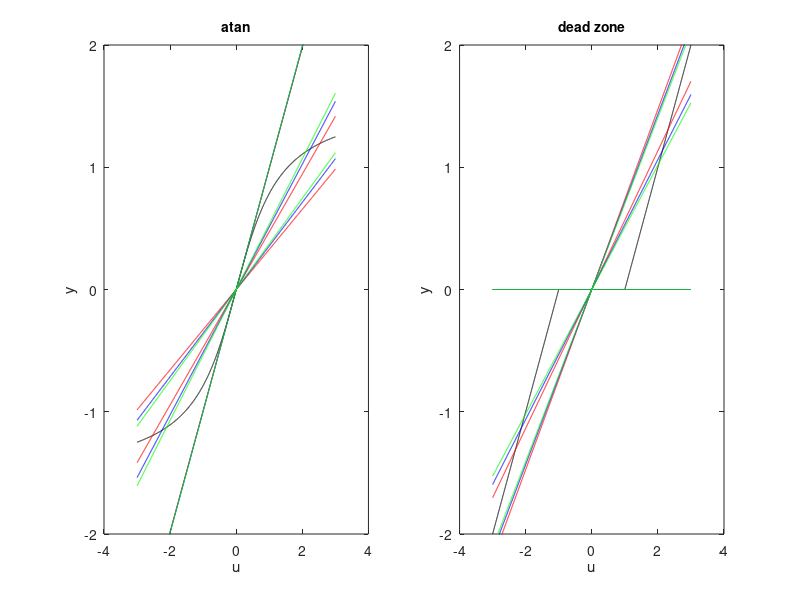

Here is the MATLAB script that generated this plot:
% Chapter 5 Exercise 83.a
% Influence of rms value and pdf on the BLA
% Copyright: 
% Johan Schoukens, Rik Pintelon, and Yves Rolain 
% Vrije Universiteit Brussels, Pleinlaan 2, 1050 Brussels, Belgium
%
% 7 December 2010

%%%%%%%%%%%%%%%%%%%%%%%%%%%%%%%%%%%%%%%%%%%%%%%%%%%%%%%%
%%%%%%%%%%%%%%%%%%%%%%%%%%%%%%%%%%%%%%%%%%%%%%%%%%%%%%%%
% Influence of the rms value and pdf on the best      %%
% linear approximation of a static nonlinear system   %%
%                                                     %%
% Illustrated on                                      %%
%   1. atan function                                  %%
%   2. function with dead zone                        %%
%                                                     %%
% for                                                 %%
%   1. zero mean white Gaussian noise                 %%
%   2. zero mean white uniform noise                  %%
%   3. zero mean sine distributed noise               %%
%                                                     %%
% Rik Pintelon and Johan Schoukens                    %% 
% March 22, 2007                                      %%
%                                                     %% 
%%%%%%%%%%%%%%%%%%%%%%%%%%%%%%%%%%%%%%%%%%%%%%%%%%%%%%%%
%%%%%%%%%%%%%%%%%%%%%%%%%%%%%%%%%%%%%%%%%%%%%%%%%%%%%%%%

close all;

%%%%%%%%%%%%%%%%%
% Input signals %
%%%%%%%%%%%%%%%%%

N = 400*10;                                             % number of data points
u = linspace(-3, 3, N).';                               % the points are linearly spaced in [-3, 3]
urms = [0.1, 1.8, 3];                                   % the different rms values
nrms = length(urms);                                    % number of rms values
ug = randn(N, 1) * urms;                                % zero mean white Gaussian noise
uu = ((rand(N, 1) - 0.5)*sqrt(12)) * urms;              % zero mean uniformly distributed noise
phi = rand(N, 1)*2*pi - pi;                             % argument sine wave uniformly distributed in [-pi, pi]
us = (sin(phi)*sqrt(2)) * urms;                         % sinewave with rms value urms


%%%%%%%%%%%%%%%%%%%%%%%%%%%%%%%%%%%%%%%%%%%%%%%%%%%%%%%%%%%%%%%%%%
% BLA atan function for different rms values and different pdf's %
%%%%%%%%%%%%%%%%%%%%%%%%%%%%%%%%%%%%%%%%%%%%%%%%%%%%%%%%%%%%%%%%%%

yatan = atan(u);                                                % the exact value
yatan_g = atan(ug);                                             % atan function for the gaussian inputs
yatan_u = atan(uu);                                             % atan function for the uniform inputs
yatan_s = atan(us);                                             % atan function for the sine inputs
BLA_atan_g = zeros(N, nrms);                                    % BLA for gaussian inputs calculated over the interval [-3, 3]
BLA_atan_u = zeros(N, nrms);                                    % BLA for uniform inputs calculated over the interval [-3, 3]
BLA_atan_s = zeros(N, nrms);                                    % BLA for sine inputs calculated over the interval [-3, 3]
Coeffatan_g = zeros(nrms, 1);
Coeffatan_u = zeros(nrms, 1);
Coeffatan_s = zeros(nrms, 1);
for ii = 1:nrms
    % gaussian noise
    Coeffatan_g(ii) = sum(yatan_g(:, ii).*ug(:,ii))./sum(ug(:,ii).^2);      % coefficients best linear approximation (BLA)
    BLA_atan_g(:, ii) = Coeffatan_g(ii)*u;                                  % value of the BLA over the interval [-3, 3]
    % uniform noise
    Coeffatan_u(ii) = sum(yatan_u(:, ii).*uu(:,ii))./sum(uu(:,ii).^2);      % coefficients best linear approximation (BLA)
    BLA_atan_u(:, ii) = Coeffatan_u(ii)*u;                                  % value of the BLA over the interval [-3, 3]
    % sinewave
    Coeffatan_s(ii,:) = sum(yatan_s(:, ii).*us(:,ii))./sum(us(:,ii).^2);    % coefficients best linear approximation (BLA)
    BLA_atan_s(:, ii) = Coeffatan_s(ii)*u;                                  % value of the BLA over the interval [-3, 3]
end % ii

% Plot the results
figure(1)
set(gcf, 'Position',[50 350 1200 400])
subplot(121)
plot(u, yatan,'k', u, BLA_atan_g, 'r', u, BLA_atan_u, 'b', u, BLA_atan_s, 'g')
axis([-4, 4, -2, 2])
xlabel('u');
ylabel('y');
title('atan', 'FontName','Helvetica LT Std', 'FontSize', 10);


%%%%%%%%%%%%%%%%%%%%%%%%%%%%%%%%%%%%%%%%%%%%%%%%%%%%%%%%%%%%%%%%%%%%%%%
% BLA dead zone function for different rms values and different pdf's %
%%%%%%%%%%%%%%%%%%%%%%%%%%%%%%%%%%%%%%%%%%%%%%%%%%%%%%%%%%%%%%%%%%%%%%%

bb = 1;
% the exact value
Zero_u = find(abs(u) <= bb);
Pos_u = find(u > bb);
Neg_u = find(u < -bb);
ydz = u;
ydz(Zero_u) = 0;
ydz(Pos_u) = u(Pos_u) - bb;
ydz(Neg_u) = u(Neg_u) + bb;

% the exact value for Gaussian inputs
[Zero_row_ug, Zero_column_ug] = find(abs(ug) <= bb);
[Pos_row_ug, Pos_column_ug] = find(ug > bb);
[Neg_row_ug, Neg_column_ug] = find(ug < -bb);
ydz_g = ug;
ydz_g(Zero_row_ug, Zero_column_ug) = 0;
ydz_g(Pos_row_ug, Pos_column_ug) = ug(Pos_row_ug, Pos_column_ug) - bb;
ydz_g(Neg_row_ug, Neg_column_ug) = ug(Neg_row_ug, Neg_column_ug) + bb;

% the exact value for uniform inputs
[Zero_row_uu, Zero_column_uu] = find(abs(uu) <= bb);
[Pos_row_uu, Pos_column_uu] = find(uu > bb);
[Neg_row_uu, Neg_column_uu] = find(uu < -bb);
ydz_u = uu;
ydz_u(Zero_row_uu, Zero_column_uu) = 0;
ydz_u(Pos_row_uu, Pos_column_uu) = uu(Pos_row_uu, Pos_column_uu) - bb;
ydz_u(Neg_row_uu, Neg_column_uu) = uu(Neg_row_uu, Neg_column_uu) + bb;

% the exact value for sine inputs
[Zero_row_us, Zero_column_us] = find(abs(us) <= bb);
[Pos_row_us, Pos_column_us] = find(us > bb);
[Neg_row_us, Neg_column_us] = find(us < -bb);
ydz_s = us;
ydz_s(Zero_row_us, Zero_column_us) = 0;
ydz_s(Pos_row_us, Pos_column_us) = us(Pos_row_us, Pos_column_us) - bb;
ydz_s(Neg_row_us, Neg_column_us) = us(Neg_row_us, Neg_column_us) + bb;

BLA_dz_g = zeros(N, nrms);                                    % BLA for gaussian inputs calculated over the interval [-3, 3]
BLA_dz_u = zeros(N, nrms);                                    % BLA for uniform inputs calculated over the interval [-3, 3]
BLA_dz_s = zeros(N, nrms);                                    % BLA for sine inputs calculated over the interval [-3, 3]
Coeffdz_g = zeros(nrms, 1);
Coeffdz_u = zeros(nrms, 1);
Coeffdz_s = zeros(nrms, 1);
for ii = 1:nrms
    % gaussian noise
    Coeffdz_g(ii,:) = sum(ydz_g(:, ii).*ug(:,ii))./sum(ug(:,ii).^2);        % coefficients best linear approximation (BLA)
    BLA_dz_g(:, ii) = Coeffdz_g(ii)*u;                                      % value of the BLA over the interval [-3, 3]
    % uniform noise
    Coeffdz_u(ii,:) = sum(ydz_u(:, ii).*uu(:,ii))./sum(uu(:,ii).^2);        % coefficients best linear approximation (BLA)
    BLA_dz_u(:, ii) = Coeffdz_u(ii)*u;                                      % value of the BLA over the interval [-3, 3]
    % sinewave
    Coeffdz_s(ii,:) = sum(ydz_s(:, ii).*us(:,ii))./sum(us(:,ii).^2);        % coefficients best linear approximation (BLA)
    BLA_dz_s(:, ii) = Coeffdz_s(ii)*u;                                      % value of the BLA over the interval [-3, 3]
end % ii

% Plot the results
subplot(122)
plot(u, ydz,'k', u, BLA_dz_g, 'r', u, BLA_dz_u, 'b', u, BLA_dz_s, 'g')
axis([-4, 4, -2, 2])
xlabel('u');
ylabel('y');
title('dead zone', 'FontName','Helvetica LT Std', 'FontSize', 10);
